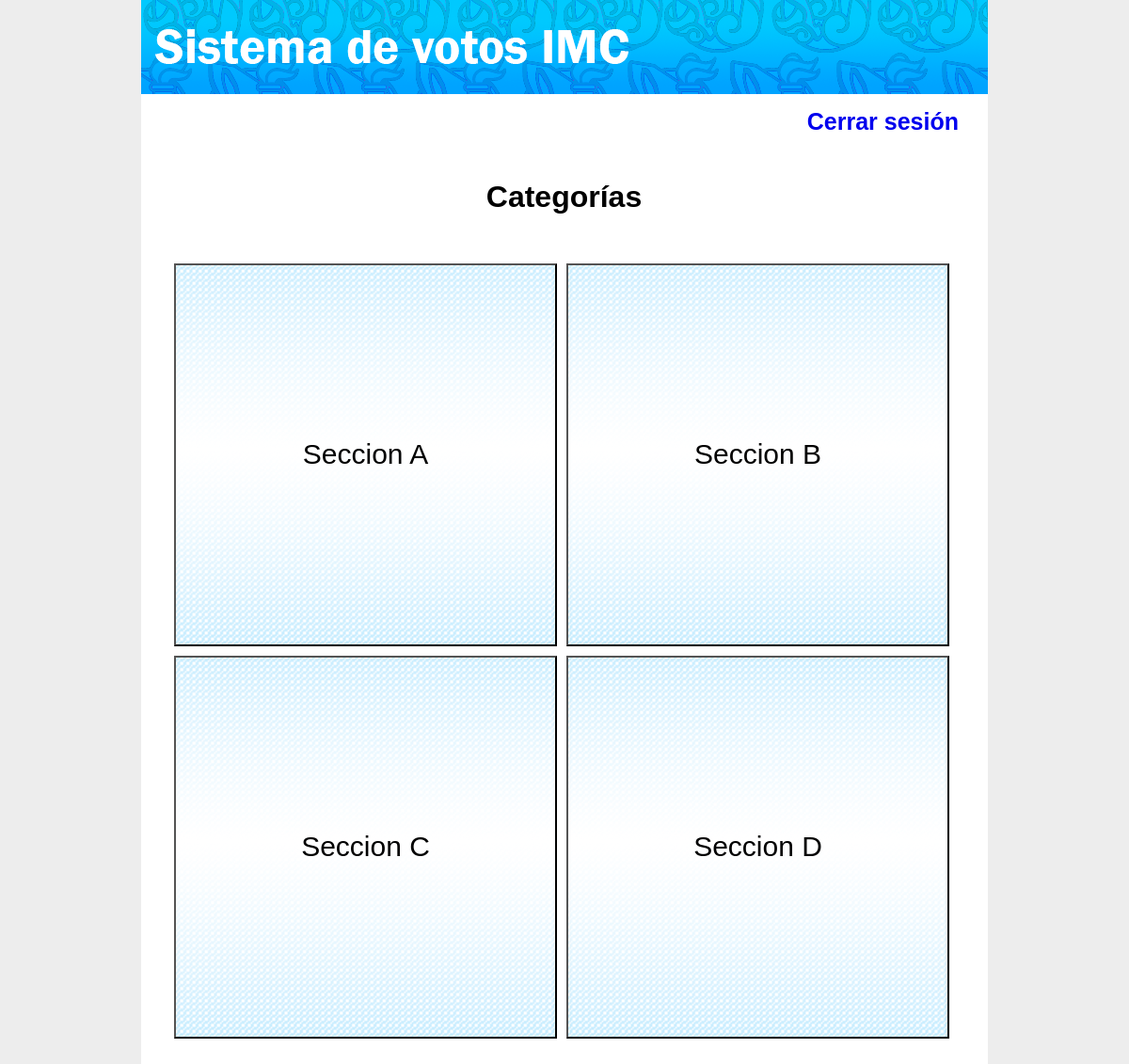
The page /SistemaDeVotaciones/categorias.php (signed in) on the database its author committed.
### tables this page shows
CREATE TABLE `categorias` (
  `id_categoria` int(10) UNSIGNED NOT NULL,
  `id_evento` int(10) UNSIGNED NOT NULL,
  `nombre` varchar(50) NOT NULL
);

### SistemaDeVotaciones/categorias.php (the view, shortened to what this page needs)
<?php
    include "conexion.php";
?>
<!DOCTYPE HTML PUBLIC "-//W3C//DTD HTML 4.01 Transitional//EN"	"http://www.w3.org/TR/html4/loose.dtd">
<html xmlns="http://www.w3.org/1999/xhtml">
	<head>
		<link rel="stylesheet" href="estilo.css" type="text/css">
	</head>
	<body>
		<div id="cuerpo">
			<div id="bannermenu">
				<?php
					include 'banner.php';
				?>
			</div>
			<div id="contenido">
				<div id="lyr_direc_sesion">
					<div id="lyr_contenedor_sesion">
						<b><a href="sesion.php?sesion=1">Cerrar sesión</a></b>
					</div>
				</div>
				<div id="lyr_title_seccion">
					<h1>Categorías</h1>
				</div>
					<div id="cont_cat">
						<?php
							$id_evento = 1;
							$consulta_categorias = "select c.id_categoria, c.nombre from eventos e, categorias c where e.id_evento=c.id_evento and e.id_evento = $id_evento";
							$res_consulta_categorias =  mysqli_query($con, $consulta_categorias);
							while($row = mysqli_fetch_array($res_consulta_categorias))
							{
								$nombre_categoria = utf8_encode($row['nombre']);
								echo "<form action='categorias.php' method='post'>";
									echo	"<div class=\"lyr_categoria\">";
									echo		"<input class=\"btn_categoria\" type=\"submit\" name=\"id_categoria\" style=\"background-image:url('imagenes/fondo_btn.png')\" value=\"".ucwords($nombre_categoria)."\">";
									echo	"</div>";
								echo "</form>";
							}
						?>
					</div>
			</div>
		</div>
	</body>
</html>

### SistemaDeVotaciones/estilo.css (style rules this page uses)
html, body { width:100%; height: 100%; margin-top:0px; margin-left:0px; font-family: Arial, Helvetica, sans-serif; background-color: #ededed; }
a:link { text-decoration: none; font-size: 25px; }
#cuerpo { overflow:hidden; width:900px; height:auto; min-height:100%; margin:0 auto; background-color: #fff; }
#contenido { width:900px; height:auto; float:left;; }
#lyr_title_seccion { width: 899px; height: auto; float: left; text-align: center; margin:20px 0 0 0; }
#lyr_direc_sesion { width: 899px; height: 50px; float: left; }
#cont_cat { width: 850px; height: auto; float: left; margin: 20px 0 50px 25px; text-align: center; }
.lyr_categoria { width: 407px; height: 407px; float: left; margin: 10px 0 0 10px; }
.btn_categoria { width: 407px; height: 407px; float: left; font-size: 30px; }
#lyr_contenedor_sesion { width: 200px; height: auto; float: right; text-align: right; margin: 15px 30px 0 0; }

### rows shown on the page
categorias: id_categoria "Seccion A"
categorias: id_categoria "Seccion B"
categorias: id_categoria "Seccion C"
categorias: id_categoria "Seccion D"
